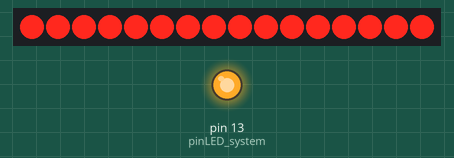
Recording of a sketch running on a simulated Arduino Uno, built with avr-gcc and run on an emulated ATmega328P. On the bench: 16 shift-register outputs drawn as a row of LEDs (first output left, lit = HIGH), output pins drawn as LEDs (lit = HIGH). Wiring (inferred from the names in the program): 2 × shift register (74HC595): data pin 5; shift clock pin 3; latch pin 4. Wiring (inferred from the signals the program sends): row of LEDs: on Q0, Q1, Q2, Q3, Q4, Q5, Q6, Q7, Q8, Q9, Q10, Q11, Q12, Q13, Q14, Q15. Pins used as bus, display or sensor lines are not drawn.

Above: at 0.4 s.
At 1.7 s:
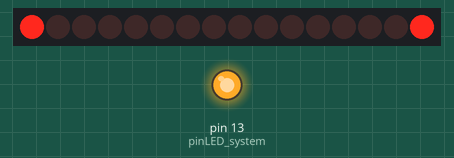
At 4.7 s:
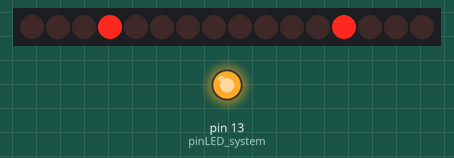
At 9.2 s:
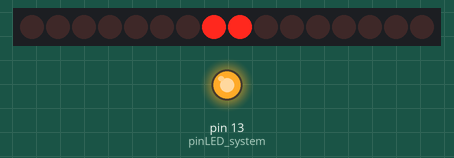
At 15.7 s:
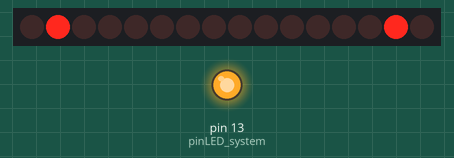
At 20.9 s:
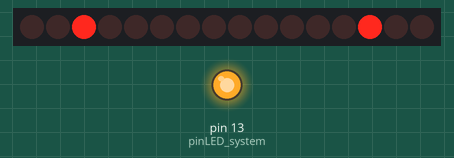
Timing chart, 0 to 22.4 s (numbered marks = the images above):
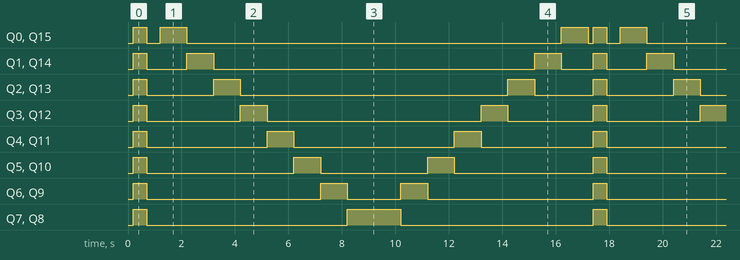

The sketch:

Uno-ShiftRegister-5-Multi-ByteOneByOne-191204.ino
```cpp
int pinLED_system = 13;

//Pin connected to ST_CP of 74HC595
int latchPin = 4;
//Pin connected to SH_CP of 74HC595
int clockPin = 3;
////Pin connected to DS of 74HC595
int dataPin = 5;

//holder for infromation you're going to pass to shifting function
byte data = 0;

void setup() {
      pinMode(pinLED_system, OUTPUT);
      digitalWrite(pinLED_system, HIGH);

      //set pins to output because they are addressed in the main loop
      pinMode(latchPin, OUTPUT);
}

void loop() {
      //function that blinks all the LEDs gets
      //passed the number of blinks and the pause time
      blinkAll_2Bytes(1,500);

      // light each pin one by one using a function A
      for (int j = 0; j < 8; j++) {
            //ground latchPin and hold low for as long as you are transmitting
            digitalWrite(latchPin, 0);

            //red LEDs
            lightShiftPinA(7-j);

            //green LEDs
            lightShiftPinA(j);

            //return the latch pin high to signal chip
            //that it no longer needs to listen for information
            digitalWrite(latchPin, 1);
            delay(1000);
      }

      // light each pin one by one using a function A
      for (int j = 0; j < 8; j++) {
            //ground latchPin and hold low for as long as you are transmitting
            digitalWrite(latchPin, 0);

            //red LEDs
            lightShiftPinB(j);

            //green LEDs
            lightShiftPinB(7-j);

            //return the latch pin high to signal chip
            //that it no longer needs to listen for information
            digitalWrite(latchPin, 1);
            delay(1000);
      }
}


//This function uses bitwise math to move the pins up
void lightShiftPinA(int p) {
      //defines a local variable
      int pin;

      //this is line uses a bitwise operator shifting a bit left using << is
      //the same as multiplying the decimal number by two.
      pin = 1<< p;

      //move 'em out
      shiftOut(dataPin, clockPin, pin);
}

//This function uses that fact that each bit in a byte is 2 times greater
//than the one before it to shift the bits higher
void lightShiftPinB(int p) {
      //defines a local variable
      int pin;

      //start with the pin = 1 so that if 0 is
      //passed to this function pin 0 will light.
      pin = 1;

      for (int x = 0; x < p; x++) {
            pin = pin * 2;
      }

      //move 'em out
      shiftOut(dataPin, clockPin, pin);
}


// the heart of the program
void shiftOut(int myDataPin, int myClockPin, byte myDataOut) {
      // This shifts 8 bits out MSB first, on the rising edge of the clock,
      //clock idles low internal function setup
      int i=0;
      int pinState;
      pinMode(myClockPin, OUTPUT);
      pinMode(myDataPin, OUTPUT);

      //clear everything out just in case to prepare shift register for bit shifting
      digitalWrite(myDataPin, 0);
      digitalWrite(myClockPin, 0);

      //for each bit in the byte myDataOut
      //NOTICE THAT WE ARE COUNTING DOWN in our for loop
      //This means that %00000001 or "1" will go through such
      //that it will be pin Q0 that lights.
      for (i=7; i>=0; i--)  {
            digitalWrite(myClockPin, 0);

            //if the value passed to myDataOut and a bitmask result true then...
            //so if we are at i=6 and our value is %11010100 it would the code
            //compares it to %01000000 and proceeds to set pinState to 1.
            if ( myDataOut & (1<<i) ) {
                      pinState= 1;
            } else {
                      pinState= 0;
            }

            //Sets the pin to HIGH or LOW depending on pinState
            digitalWrite(myDataPin, pinState);

            //register shifts bits on upstroke of clock pin
            digitalWrite(myClockPin, 1);

            //zero the data pin after shift to prevent bleed through
            digitalWrite(myDataPin, 0);
      }

      //stop shifting
      digitalWrite(myClockPin, 0);
}


//blinks both registers based on the number of times you
//want to blink "n"and the pause between them "d" starts
//with a moment of darkness to make sure the first blink
//has its full visual effect.
void blinkAll_2Bytes(int n, int d) {
      digitalWrite(latchPin, 0);
      shiftOut(dataPin, clockPin, 0);
      shiftOut(dataPin, clockPin, 0);
      digitalWrite(latchPin, 1);
      delay(200);

      for (int x = 0; x < n; x++) {
            digitalWrite(latchPin, 0);
            shiftOut(dataPin, clockPin, 255);
            shiftOut(dataPin, clockPin, 255);
            digitalWrite(latchPin, 1);
            delay(d);

            digitalWrite(latchPin, 0);
            shiftOut(dataPin, clockPin, 0);
            shiftOut(dataPin, clockPin, 0);
            digitalWrite(latchPin, 1);
            delay(d);
      }
}
```

Measured:
- by itself, Q0, Q15: repeats every 17.2 s: LOW 0.50 s, HIGH 1.0 s, LOW 14.0 s, HIGH 1.0 s, LOW 0.20 s, HIGH 0.50 s
- by itself, Q1, Q14: repeats every 17.2 s: LOW 1.5 s, HIGH 1.0 s, LOW 12.0 s, HIGH 1.0 s, LOW 1.2 s, HIGH 0.50 s
- by itself, Q2, Q13: repeats every 17.2 s: LOW 2.5 s, HIGH 1.0 s, LOW 10.0 s, HIGH 1.0 s, LOW 2.2 s, HIGH 0.50 s
- by itself, Q3, Q12: repeats every 17.2 s: LOW 3.5 s, HIGH 1.0 s, LOW 8.0 s, HIGH 1.0 s, LOW 3.2 s, HIGH 0.50 s
- by itself, Q4, Q11: repeats every 17.2 s: LOW 4.5 s, HIGH 1.0 s, LOW 6.0 s, HIGH 1.0 s, LOW 4.2 s, HIGH 0.50 s
- by itself, Q5, Q10: repeats every 17.2 s: LOW 5.5 s, HIGH 1.0 s, LOW 4.0 s, HIGH 1.0 s, LOW 5.2 s, HIGH 0.50 s
- by itself, Q6, Q9: repeats every 17.2 s: LOW 6.5 s, HIGH 1.0 s, LOW 2.0 s, HIGH 1.0 s, LOW 6.2 s, HIGH 0.50 s
- by itself, Q7, Q8: repeats every 17.2 s: LOW 7.5 s, HIGH 2.0 s, LOW 7.2 s, HIGH 0.50 s
